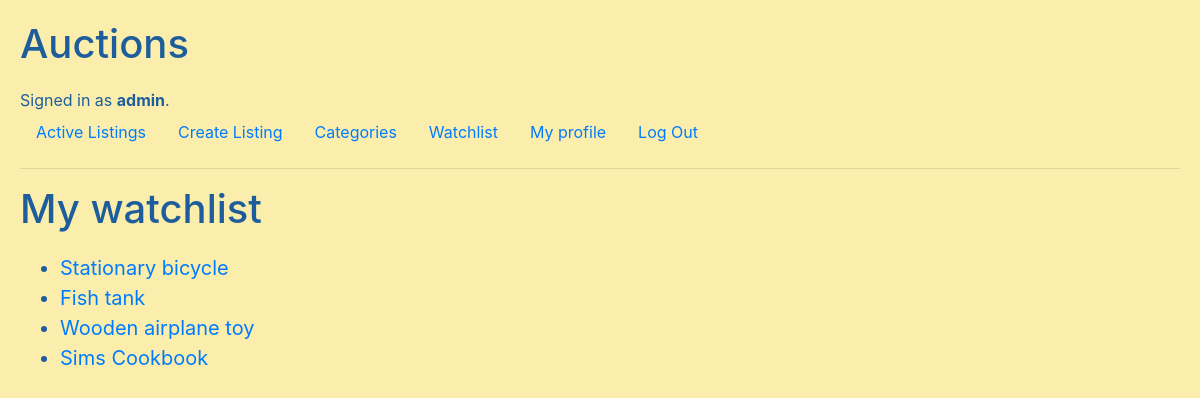
The page /watchlist (signed in) on the database as committed earlier.
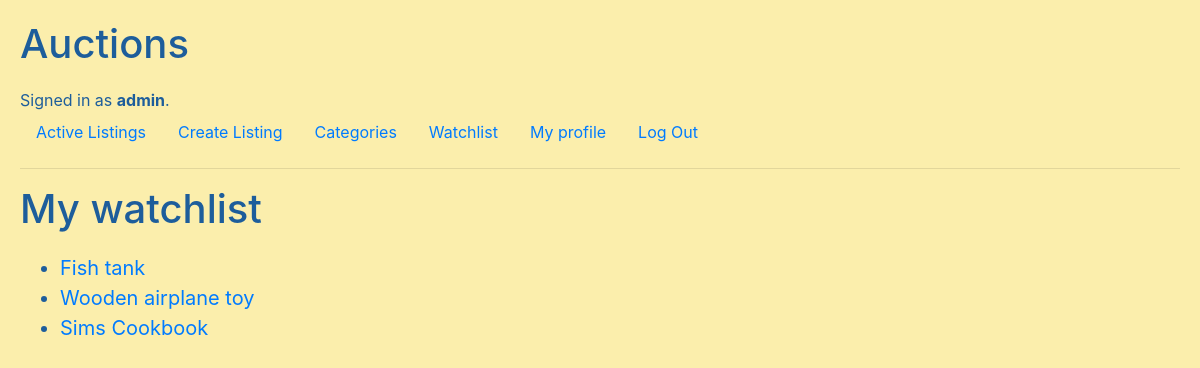
The same page on the database as committed later.
### auctions/models.py (models this page shows)
class Listing(models.Model):
    active = models.BooleanField(default=True)
    bid_step = models.FloatField(default=0.1)
    category = models.ForeignKey(
        Category, on_delete=models.CASCADE, related_name="listings", blank=True, null=True)
    description = models.TextField(max_length=300)
    photo = models.ImageField(
        upload_to="listing-images", blank=True, null=True)
    price = models.FloatField()
    pub_date = models.DateTimeField("date published")
    title = models.CharField(max_length=20)
    user = models.ForeignKey(
        User, on_delete=models.CASCADE, related_name="listings")
    winner = models.ForeignKey(
        User, on_delete=models.CASCADE, related_name="won_listings", blank=True, null=True)
    def __str__(self):
        return self.title

### auctions/views.py (the view)
# urls.py: path("watchlist", views.watchlist, name="watchlist"),
@login_required
def watchlist(request):
    try:
        Watchlist.objects.get(user=request.user)
    except:
        Watchlist.objects.create(
            user=request.user,
        )
    return render(request, "auctions/watchlist.html", {
        "watchlist": Watchlist.objects.get(user=request.user)
    })

### auctions/templates/auctions/watchlist.html (shortened to what this page needs)
{% extends "auctions/layout.html" %}
{% block body %}
<h1>My watchlist</h1>
{% if watchlist.listings.all %}
<ul class="list">
    {% for listing in watchlist.listings.all %}
    {% if listing.active %}
    <li><a href="{% url 'listing' listing.id %}">{{ listing }}</a></li>
    {% endif %}
    {% endfor %}
</ul>
{% else %}
<h3>No items on your watchlist yet.</h3>
{% endif %}
{% endblock %}

Rows that differ between the two databases and show on the page:
no longer on this page (row edited): Listing: title "Stationary bicycle"
